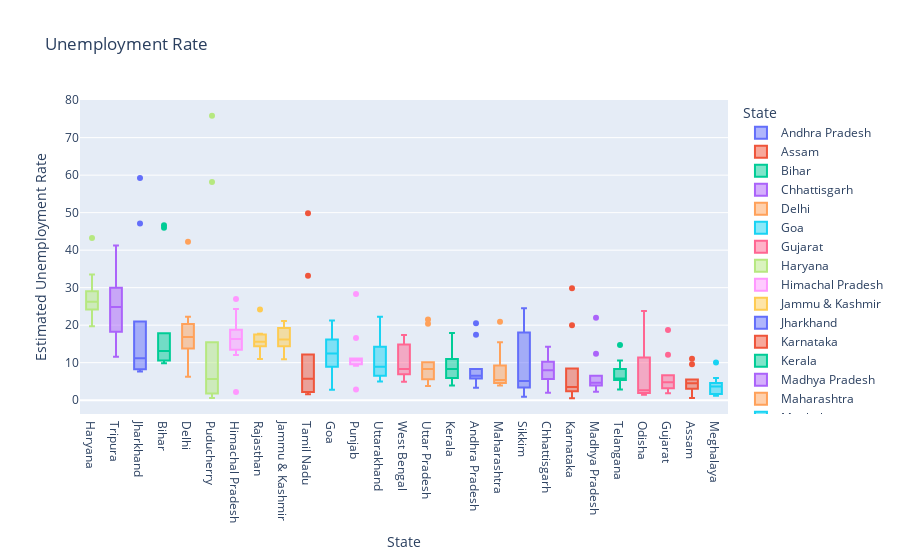

The code cell stored with this chart in its notebook:
### Code cell
# Box plot

fig = px.box(data_frame=df,x='State',y='Estimated Unemployment Rate',color='State',title='Unemployment Rate')
fig.update_layout(xaxis={'categoryorder':'total descending'})
fig.show()

### Figure 1 — Plotly figure (JSON) as saved in the notebook; plotly's stock layout.template omitted (floating-point values rounded to 4 significant figures)
{"data": [{"alignmentgroup": "True", "hovertemplate": "State=%{x}<br>Estimated Unemployment Rate=%{y}<extra></extra>", "legendgroup": "Andhra Pradesh", "marker": {"color": "#636efa"}, "name": "Andhra Pradesh", "notched": false, "offsetgroup": "Andhra Pradesh", "orientation": "v", "showlegend": true, "type": "box", "x": ["Andhra Pradesh", "Andhra Pradesh", "Andhra Pradesh", "Andhra Pradesh", "Andhra Pradesh", "Andhra Pradesh", "Andhra Pradesh", "Andhra Pradesh", "Andhra Pradesh", "Andhra Pradesh"], "x0": " ", "xaxis": "x", "y": [5.48, 5.83, 5.79, 20.51, 17.43, 3.31, 8.34, 6.96, 6.4, 6.59], "y0": " ", "yaxis": "y"}, {"alignmentgroup": "True", "hovertemplate": "State=%{x}<br>Estimated Unemployment Rate=%{y}<extra></extra>", "legendgroup": "Assam", "marker": {"color": "#EF553B"}, "name": "Assam", "notched": false, "offsetgroup": "Assam", "orientation": "v", "showlegend": true, "type": "box", "x": ["Assam", "Assam", "Assam", "Assam", "Assam", "Assam", "Assam", "Assam", "Assam", "Assam"], "x0": " ", "xaxis": "x", "y": [4.66, 4.41, 4.77, 11.06, 9.55, 0.6, 3.77, 5.53, 1.19, 3.02], "y0": " ", "yaxis": "y"}, {"alignmentgroup": "True", "hovertemplate": "State=%{x}<br>Estimated Unemployment Rate=%{y}<extra></extra>", "legendgroup": "Bihar", "marker": {"color": "#00cc96"}, "name": "Bihar", "notched": false, "offsetgroup": "Bihar", "orientation": "v", "showlegend": true, "type": "box", "x": ["Bihar", "Bihar", "Bihar", "Bihar", "Bihar", "Bihar", "Bihar", "Bihar", "Bihar", "Bihar"], "x0": " ", "xaxis": "x", "y": [10.61, 10.29, 15.43, 46.64, 45.96, 17.82, 12.79, 13.44, 11.91, 9.82], "y0": " ", "yaxis": "y"}, {"alignmentgroup": "True", "hovertemplate": "State=%{x}<br>Estimated Unemployment Rate=%{y}<extra></extra>", "legendgroup": "Chhattisgarh", "marker": {"color": "#ab63fa"}, "name": "Chhattisgarh", "notched": false, "offsetgroup": "Chhattisgarh", "orientation": "v", "showlegend": true, "type": "box", "x": ["Chhattisgarh", "Chhattisgarh", "Chhattisgarh", "Chhattisgarh", "Chhattisgarh", "Chhattisgarh", "Chhattisgarh", "Chhattisgarh", "Chhattisgarh", "Chhattisgarh"], "x0": " ", "xaxis": "x", "y": [9.65, 8.38, 7.54, 3.41, 10.5, 14.23, 10.27, 5.63, 1.96, 6.62], "y0": " ", "yaxis": "y"}, {"alignmentgroup": "True", "hovertemplate": "State=%{x}<br>Estimated Unemployment Rate=%{y}<extra></extra>", "legendgroup": "Delhi", "marker": {"color": "#FFA15A"}, "name": "Delhi", "notched": false, "offsetgroup": "Delhi", "orientation": "v", "showlegend": true, "type": "box", "x": ["Delhi", "Delhi", "Delhi", "Delhi", "Delhi", "Delhi", "Delhi", "Delhi", "Delhi", "Delhi"], "x0": " ", "xaxis": "x", "y": [22.23, 14.84, 17.04, 16.68, 42.27, 18.19, 20.3, 13.79, 12.53, 6.27], "y0": " ", "yaxis": "y"}, {"alignmentgroup": "True", "hovertemplate": "State=%{x}<br>Estimated Unemployment Rate=%{y}<extra></extra>", "legendgroup": "Goa", "marker": {"color": "#19d3f3"}, "name": "Goa", "notched": false, "offsetgroup": "Goa", "orientation": "v", "showlegend": true, "type": "box", "x": ["Goa", "Goa", "Goa", "Goa", "Goa", "Goa", "Goa", "Goa", "Goa", "Goa"], "x0": " ", "xaxis": "x", "y": [8.89, 2.81, 5.25, 13.31, 21.25, 9.96, 17.07, 16.21, 15.38, 11.54], "y0": " ", "yaxis": "y"}, {"alignmentgroup": "True", "hovertemplate": "State=%{x}<br>Estimated Unemployment Rate=%{y}<extra></extra>", "legendgroup": "Gujarat", "marker": {"color": "#FF6692"}, "name": "Gujarat", "notched": false, "offsetgroup": "Gujarat", "orientation": "v", "showlegend": true, "type": "box", "x": ["Gujarat", "Gujarat", "Gujarat", "Gujarat", "Gujarat", "Gujarat", "Gujarat", "Gujarat", "Gujarat", "Gujarat"], "x0": " ", "xaxis": "x", "y": [5.54, 6.38, 6.66, 18.71, 12.11, 3.2, 1.84, 1.87, 3.42, 4.03], "y0": " ", "yaxis": "y"}, {"alignmentgroup": "True", "hovertemplate": "State=%{x}<br>Estimated Unemployment Rate=%{y}<extra></extra>", "legendgroup": "Haryana", "marker": {"color": "#B6E880"}, "name": "Haryana", "notched": false, "offsetgroup": "Haryana", "orientation": "v", "showlegend": true, "type": "box", "x": ["Haryana", "Haryana", "Haryana", "Haryana", "Haryana", "Haryana", "Haryana", "Haryana", "Haryana", "Haryana"], "x0": " ", "xaxis": "x", "y": [20.34, 25.77, 25.05, 43.22, 29.02, 26.7, 24.18, 33.5, 19.68, 27.31], "y0": " ", "yaxis": "y"}, {"alignmentgroup": "True", "hovertemplate": "State=%{x}<br>Estimated Unemployment Rate=%{y}<extra></extra>", "legendgroup": "Himachal Pradesh", "marker": {"color": "#FF97FF"}, "name": "Himachal Pradesh", "notched": false, "offsetgroup": "Himachal Pradesh", "orientation": "v", "showlegend": true, "type": "box", "x": ["Himachal Pradesh", "Himachal Pradesh", "Himachal Pradesh", "Himachal Pradesh", "Himachal Pradesh", "Himachal Pradesh", "Himachal Pradesh", "Himachal Pradesh", "Himachal Pradesh", "Himachal Pradesh"], "x0": " ", "xaxis": "x", "y": [16.83, 16.84, 18.76, 2.2, 26.95, 13.47, 24.31, 15.79, 12.04, 13.46], "y0": " ", "yaxis": "y"}, {"alignmentgroup": "True", "hovertemplate": "State=%{x}<br>Estimated Unemployment Rate=%{y}<extra></extra>", "legendgroup": "Jammu & Kashmir", "marker": {"color": "#FECB52"}, "name": "Jammu & Kashmir", "notched": false, "offsetgroup": "Jammu & Kashmir", "orientation": "v", "showlegend": true, "type": "box", "x": ["Jammu & Kashmir", "Jammu & Kashmir", "Jammu & Kashmir", "Jammu & Kashmir", "Jammu & Kashmir", "Jammu & Kashmir", "Jammu & Kashmir", "Jammu & Kashmir", "Jammu & Kashmir"], "x0": " ", "xaxis": "x", "y": [21.08, 20.78, 15.5, 18.74, 17.92, 10.88, 11.09, 16.17, 16.14], "y0": " ", "yaxis": "y"}, {"alignmentgroup": "True", "hovertemplate": "State=%{x}<br>Estimated Unemployment Rate=%{y}<extra></extra>", "legendgroup": "Jharkhand", "marker": {"color": "#636efa"}, "name": "Jharkhand", "notched": false, "offsetgroup": "Jharkhand", "orientation": "v", "showlegend": true, "type": "box", "x": ["Jharkhand", "Jharkhand", "Jharkhand", "Jharkhand", "Jharkhand", "Jharkhand", "Jharkhand", "Jharkhand", "Jharkhand", "Jharkhand"], "x0": " ", "xaxis": "x", "y": [10.61, 11.85, 8.23, 47.09, 59.23, 20.95, 7.63, 9.76, 8.24, 11.8], "y0": " ", "yaxis": "y"}, {"alignmentgroup": "True", "hovertemplate": "State=%{x}<br>Estimated Unemployment Rate=%{y}<extra></extra>", "legendgroup": "Karnataka", "marker": {"color": "#EF553B"}, "name": "Karnataka", "notched": false, "offsetgroup": "Karnataka", "orientation": "v", "showlegend": true, "type": "box", "x": ["Karnataka", "Karnataka", "Karnataka", "Karnataka", "Karnataka", "Karnataka", "Karnataka", "Karnataka", "Karnataka", "Karnataka"], "x0": " ", "xaxis": "x", "y": [2.86, 3.61, 3.46, 29.84, 19.97, 8.44, 4.01, 0.5, 2.41, 1.58], "y0": " ", "yaxis": "y"}, {"alignmentgroup": "True", "hovertemplate": "State=%{x}<br>Estimated Unemployment Rate=%{y}<extra></extra>", "legendgroup": "Kerala", "marker": {"color": "#00cc96"}, "name": "Kerala", "notched": false, "offsetgroup": "Kerala", "orientation": "v", "showlegend": true, "type": "box", "x": ["Kerala", "Kerala", "Kerala", "Kerala", "Kerala", "Kerala", "Kerala", "Kerala", "Kerala", "Kerala"], "x0": " ", "xaxis": "x", "y": [5.31, 7.6, 8.99, 16.99, 17.88, 9.71, 7.09, 10.98, 5.91, 3.88], "y0": " ", "yaxis": "y"}, {"alignmentgroup": "True", "hovertemplate": "State=%{x}<br>Estimated Unemployment Rate=%{y}<extra></extra>", "legendgroup": "Madhya Pradesh", "marker": {"color": "#ab63fa"}, "name": "Madhya Pradesh", "notched": false, "offsetgroup": "Madhya Pradesh", "orientation": "v", "showlegend": true, "type": "box", "x": ["Madhya Pradesh", "Madhya Pradesh", "Madhya Pradesh", "Madhya Pradesh", "Madhya Pradesh", "Madhya Pradesh", "Madhya Pradesh", "Madhya Pradesh", "Madhya Pradesh", "Madhya Pradesh"], "x0": " ", "xaxis": "x", "y": [4.11, 4.57, 2.22, 12.36, 21.98, 6.48, 5.08, 4.7, 3.91, 3.13], "y0": " ", "yaxis": "y"}, {"alignmentgroup": "True", "hovertemplate": "State=%{x}<br>Estimated Unemployment Rate=%{y}<extra></extra>", "legendgroup": "Maharashtra", "marker": {"color": "#FFA15A"}, "name": "Maharashtra", "notched": false, "offsetgroup": "Maharashtra", "orientation": "v", "showlegend": true, "type": "box", "x": ["Maharashtra", "Maharashtra", "Maharashtra", "Maharashtra", "Maharashtra", "Maharashtra", "Maharashtra", "Maharashtra", "Maharashtra", "Maharashtra"], "x0": " ", "xaxis": "x", "y": [4.95, 4.69, 5.79, 20.9, 15.46, 9.23, 3.89, 6.23, 4.55, 4.1], "y0": " ", "yaxis": "y"}, {"alignmentgroup": "True", "hovertemplate": "State=%{x}<br>Estimated Unemployment Rate=%{y}<extra></extra>", "legendgroup": "Meghalaya", "marker": {"color": "#19d3f3"}, "name": "Meghalaya", "notched": false, "offsetgroup": "Meghalaya", "orientation": "v", "showlegend": true, "type": "box", "x": ["Meghalaya", "Meghalaya", "Meghalaya", "Meghalaya", "Meghalaya", "Meghalaya", "Meghalaya", "Meghalaya", "Meghalaya", "Meghalaya"], "x0": " ", "xaxis": "x", "y": [1.66, 3.59, 1.58, 10.03, 5.92, 1.15, 2.1, 3.74, 4.29, 4.6], "y0": " ", "yaxis": "y"}, {"alignmentgroup": "True", "hovertemplate": "State=%{x}<br>Estimated Unemployment Rate=%{y}<extra></extra>", "legendgroup": "Odisha", "marker": {"color": "#FF6692"}, "name": "Odisha", "notched": false, "offsetgroup": "Odisha", "orientation": "v", "showlegend": true, "type": "box", "x": ["Odisha", "Odisha", "Odisha", "Odisha", "Odisha", "Odisha", "Odisha", "Odisha", "Odisha", "Odisha"], "x0": " ", "xaxis": "x", "y": [1.9, 3.12, 13.08, 23.76, 11.41, 3.77, 1.88, 1.42, 2.1, 2.18], "y0": " ", "yaxis": "y"}, {"alignmentgroup": "True", "hovertemplate": "State=%{x}<br>Estimated Unemployment Rate=%{y}<extra></extra>", "legendgroup": "Puducherry", "marker": {"color": "#B6E880"}, "name": "Puducherry", "notched": false, "offsetgroup": "Puducherry", "orientation": "v", "showlegend": true, "type": "box", "x": ["Puducherry", "Puducherry", "Puducherry", "Puducherry", "Puducherry", "Puducherry", "Puducherry", "Puducherry", "Puducherry", "Puducherry"], "x0": " ", "xaxis": "x", "y": [0.58, 1.76, 1.2, 75.85, 58.19, 4.24, 15.47, 5.05, 10.9, 6.18], "y0": " ", "yaxis": "y"}, {"alignmentgroup": "True", "hovertemplate": "State=%{x}<br>Estimated Unemployment Rate=%{y}<extra></extra>", "legendgroup": "Punjab", "marker": {"color": "#FF97FF"}, "name": "Punjab", "notched": false, "offsetgroup": "Punjab", "orientation": "v", "showlegend": true, "type": "box", "x": ["Punjab", "Punjab", "Punjab", "Punjab", "Punjab", "Punjab", "Punjab", "Punjab", "Punjab", "Punjab"], "x0": " ", "xaxis": "x", "y": [11.11, 10.97, 10.32, 2.86, 28.33, 16.55, 9.19, 10.99, 9.61, 9.88], "y0": " ", "yaxis": "y"}, {"alignmentgroup": "True", "hovertemplate": "State=%{x}<br>Estimated Unemployment Rate=%{y}<extra></extra>", "legendgroup": "Rajasthan", "marker": {"color": "#FECB52"}, "name": "Rajasthan", "notched": false, "offsetgroup": "Rajasthan", "orientation": "v", "showlegend": true, "type": "box", "x": ["Rajasthan", "Rajasthan", "Rajasthan", "Rajasthan", "Rajasthan", "Rajasthan", "Rajasthan", "Rajasthan", "Rajasthan", "Rajasthan"], "x0": " ", "xaxis": "x", "y": [10.97, 15.16, 11.9, 17.7, 15.74, 14.39, 15.81, 17.51, 15.35, 24.15], "y0": " ", "yaxis": "y"}, {"alignmentgroup": "True", "hovertemplate": "State=%{x}<br>Estimated Unemployment Rate=%{y}<extra></extra>", "legendgroup": "Sikkim", "marker": {"color": "#636efa"}, "name": "Sikkim", "notched": false, "offsetgroup": "Sikkim", "orientation": "v", "showlegend": true, "type": "box", "x": ["Sikkim", "Sikkim", "Sikkim", "Sikkim", "Sikkim", "Sikkim", "Sikkim", "Sikkim"], "x0": " ", "xaxis": "x", "y": [23.57, 2.28, 24.51, 4.46, 4.45, 12.49, 5.7, 0.88], "y0": " ", "yaxis": "y"}, {"alignmentgroup": "True", "hovertemplate": "State=%{x}<br>Estimated Unemployment Rate=%{y}<extra></extra>", "legendgroup": "Tamil Nadu", "marker": {"color": "#EF553B"}, "name": "Tamil Nadu", "notched": false, "offsetgroup": "Tamil Nadu", "orientation": "v", "showlegend": true, "type": "box", "x": ["Tamil Nadu", "Tamil Nadu", "Tamil Nadu", "Tamil Nadu", "Tamil Nadu", "Tamil Nadu", "Tamil Nadu", "Tamil Nadu", "Tamil Nadu", "Tamil Nadu"], "x0": " ", "xaxis": "x", "y": [1.57, 2.09, 6.4, 49.83, 33.16, 12.2, 6.81, 2.65, 5, 2.16], "y0": " ", "yaxis": "y"}, {"alignmentgroup": "True", "hovertemplate": "State=%{x}<br>Estimated Unemployment Rate=%{y}<extra></extra>", "legendgroup": "Telangana", "marker": {"color": "#00cc96"}, "name": "Telangana", "notched": false, "offsetgroup": "Telangana", "orientation": "v", "showlegend": true, "type": "box", "x": ["Telangana", "Telangana", "Telangana", "Telangana", "Telangana", "Telangana", "Telangana", "Telangana", "Telangana", "Telangana"], "x0": " ", "xaxis": "x", "y": [5.49, 8.29, 5.77, 6.25, 14.7, 10.55, 5.36, 5.79, 3.27, 2.86], "y0": " ", "yaxis": "y"}, {"alignmentgroup": "True", "hovertemplate": "State=%{x}<br>Estimated Unemployment Rate=%{y}<extra></extra>", "legendgroup": "Tripura", "marker": {"color": "#ab63fa"}, "name": "Tripura", "notched": false, "offsetgroup": "Tripura", "orientation": "v", "showlegend": true, "type": "box", "x": ["Tripura", "Tripura", "Tripura", "Tripura", "Tripura", "Tripura", "Tripura", "Tripura", "Tripura", "Tripura"], "x0": " ", "xaxis": "x", "y": [32.67, 28.4, 29.95, 41.23, 21.51, 21.71, 18.24, 27.92, 17.35, 11.57], "y0": " ", "yaxis": "y"}, {"alignmentgroup": "True", "hovertemplate": "State=%{x}<br>Estimated Unemployment Rate=%{y}<extra></extra>", "legendgroup": "Uttar Pradesh", "marker": {"color": "#FFA15A"}, "name": "Uttar Pradesh", "notched": false, "offsetgroup": "Uttar Pradesh", "orientation": "v", "showlegend": true, "type": "box", "x": ["Uttar Pradesh", "Uttar Pradesh", "Uttar Pradesh", "Uttar Pradesh", "Uttar Pradesh", "Uttar Pradesh", "Uttar Pradesh", "Uttar Pradesh", "Uttar Pradesh", "Uttar Pradesh"], "x0": " ", "xaxis": "x", "y": [7.58, 8.98, 10.11, 21.54, 20.41, 9.47, 5.56, 5.79, 4.18, 3.75], "y0": " ", "yaxis": "y"}, {"alignmentgroup": "True", "hovertemplate": "State=%{x}<br>Estimated Unemployment Rate=%{y}<extra></extra>", "legendgroup": "Uttarakhand", "marker": {"color": "#19d3f3"}, "name": "Uttarakhand", "notched": false, "offsetgroup": "Uttarakhand", "orientation": "v", "showlegend": true, "type": "box", "x": ["Uttarakhand", "Uttarakhand", "Uttarakhand", "Uttarakhand", "Uttarakhand", "Uttarakhand", "Uttarakhand", "Uttarakhand", "Uttarakhand", "Uttarakhand"], "x0": " ", "xaxis": "x", "y": [5.49, 4.99, 19.85, 6.48, 8.01, 8.61, 12.38, 14.26, 22.26, 9.23], "y0": " ", "yaxis": "y"}, {"alignmentgroup": "True", "hovertemplate": "State=%{x}<br>Estimated Unemployment Rate=%{y}<extra></extra>", "legendgroup": "West Bengal", "marker": {"color": "#FF6692"}, "name": "West Bengal", "notched": false, "offsetgroup": "West Bengal", "orientation": "v", "showlegend": true, "type": "box", "x": ["West Bengal", "West Bengal", "West Bengal", "West Bengal", "West Bengal", "West Bengal", "West Bengal", "West Bengal", "West Bengal", "West Bengal"], "x0": " ", "xaxis": "x", "y": [6.94, 4.92, 6.92, 17.41, 17.41, 7.29, 6.83, 14.87, 9.35, 9.98], "y0": " ", "yaxis": "y"}], "layout": {"boxmode": "overlay", "legend": {"title": {"text": "State"}, "tracegroupgap": 0}, "title": {"text": "Unemployment Rate"}, "xaxis": {"anchor": "y", "categoryarray": ["Andhra Pradesh", "Assam", "Bihar", "Chhattisgarh", "Delhi", "Goa", "Gujarat", "Haryana", "Himachal Pradesh", "Jammu & Kashmir", "Jharkhand", "Karnataka", "Kerala", "Madhya Pradesh", "Maharashtra", "Meghalaya", "Odisha", "Puducherry", "Punjab", "Rajasthan", "Sikkim", "Tamil Nadu", "Telangana", "Tripura", "Uttar Pradesh", "Uttarakhand", "West Bengal"], "categoryorder": "total descending", "domain": [0, 1], "title": {"text": "State"}}, "yaxis": {"anchor": "x", "domain": [0, 1], "title": {"text": "Estimated Unemployment Rate"}}}}
